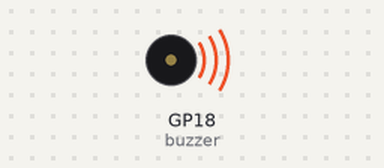
Simulated run of this program. Board: Raspberry Pi Pico running CircuitPython. On the bench: buzzer (waves = sounding). At 7.0 s the program ends and the board releases its pins; the recording ends there.

Above: at 0.1 s.
Timing chart, 0 to 7.0 s (numbered marks = the images above):
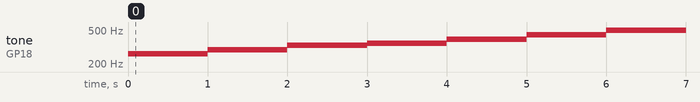

Measured:
- by itself, tone on GP18 (buzzer): plays 262 Hz for 1.0 s, 294 Hz for 1.0 s, 330 Hz for 1.0 s, 349 Hz for 1.0 s, 392 Hz for 1.0 s, 440 Hz for 1.0 s … (7 notes in this stretch)

The program:

buzzer.py
```python
import board
import pwmio
import time

buzzer = pwmio.PWMOut(board.GP18, variable_frequency=True)

OFF = 0
ON = 2**15

buzzer.duty_cycle = ON
buzzer.frequency = 262 # C4
time.sleep(1)
buzzer.frequency = 294 # D4
time.sleep(1)
buzzer.frequency = 330 # E4
time.sleep(1)
buzzer.frequency = 349 # F4
time.sleep(1)
buzzer.frequency = 392 # G4
time.sleep(1)
buzzer.frequency = 440 # A4
time.sleep(1)
buzzer.frequency = 494 # B4
time.sleep(1)
buzzer.duty_cycle = OFF
```
